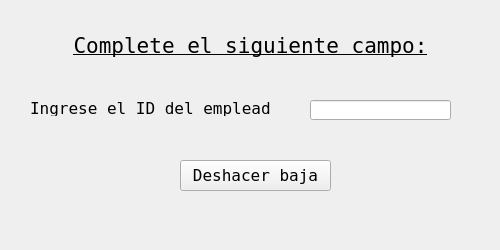
<?xml version="1.0" encoding="UTF-8"?>
<ui version="4.0">
 <class>undo_baja_window</class>
 <widget class="QMainWindow" name="undo_baja_window">
  <property name="geometry">
   <rect>
    <x>0</x>
    <y>0</y>
    <width>500</width>
    <height>250</height>
   </rect>
  </property>
  <property name="minimumSize">
   <size>
    <width>500</width>
    <height>250</height>
   </size>
  </property>
  <property name="maximumSize">
   <size>
    <width>500</width>
    <height>250</height>
   </size>
  </property>
  <property name="font">
   <font>
    <family>Fixedsys</family>
    <pointsize>12</pointsize>
   </font>
  </property>
  <property name="windowTitle">
   <string>BD Empleados v2.0</string>
  </property>
  <widget class="QWidget" name="centralwidget">
   <widget class="QLabel" name="undo_main_title">
    <property name="geometry">
     <rect>
      <x>0</x>
      <y>30</y>
      <width>501</width>
      <height>31</height>
     </rect>
    </property>
    <property name="font">
     <font>
      <family>Fixedsys</family>
      <pointsize>16</pointsize>
      <weight>50</weight>
      <italic>false</italic>
      <bold>false</bold>
      <underline>true</underline>
     </font>
    </property>
    <property name="text">
     <string>Complete el siguiente campo:</string>
    </property>
    <property name="textFormat">
     <enum>Qt::AutoText</enum>
    </property>
    <property name="alignment">
     <set>Qt::AlignCenter</set>
    </property>
   </widget>
   <widget class="QLabel" name="idempleado_label">
    <property name="geometry">
     <rect>
      <x>30</x>
      <y>100</y>
      <width>241</width>
      <height>16</height>
     </rect>
    </property>
    <property name="font">
     <font>
      <family>Fixedsys</family>
     </font>
    </property>
    <property name="text">
     <string>Ingrese el ID del empleado:</string>
    </property>
   </widget>
   <widget class="QPushButton" name="save_button">
    <property name="geometry">
     <rect>
      <x>180</x>
      <y>160</y>
      <width>151</width>
      <height>31</height>
     </rect>
    </property>
    <property name="text">
     <string>Deshacer baja</string>
    </property>
    <property name="autoDefault">
     <bool>false</bool>
    </property>
    <property name="default">
     <bool>false</bool>
    </property>
   </widget>
   <widget class="QLineEdit" name="id_entry">
    <property name="geometry">
     <rect>
      <x>310</x>
      <y>100</y>
      <width>141</width>
      <height>20</height>
     </rect>
    </property>
    <property name="maxLength">
     <number>3</number>
    </property>
    <property name="clearButtonEnabled">
     <bool>true</bool>
    </property>
   </widget>
  </widget>
 </widget>
 <resources/>
 <connections/>
</ui>
